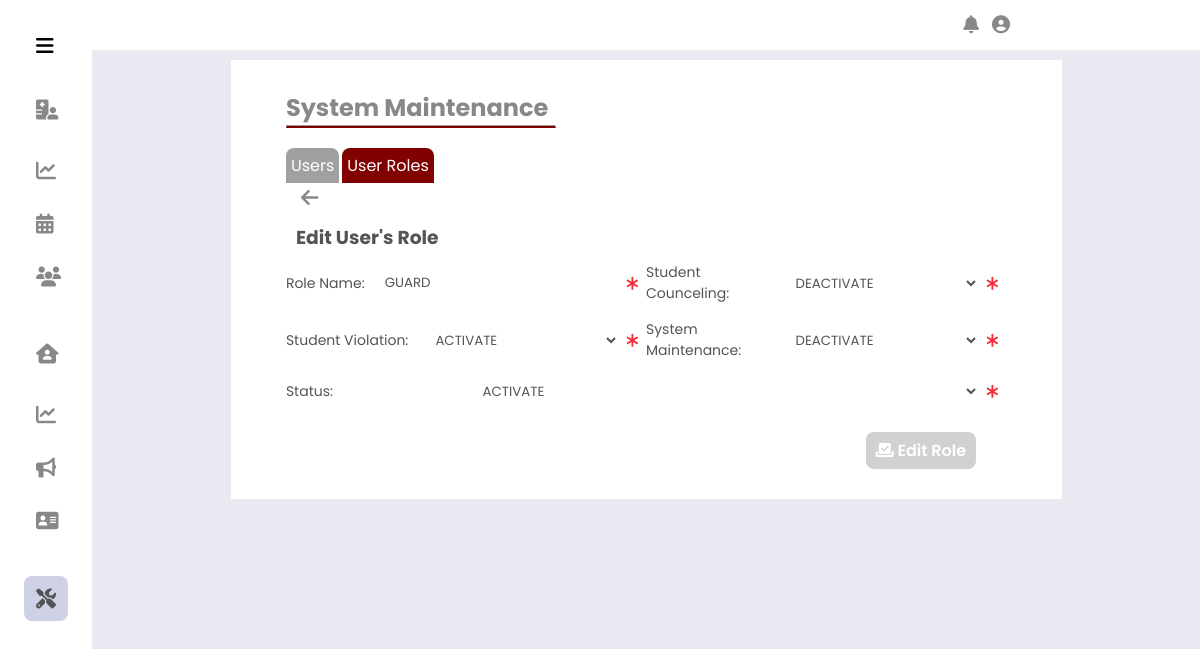
/Administrator/System Edit User Role Maintenance/?role_id=3 (signed in), run on an earlier commit of the app's database.
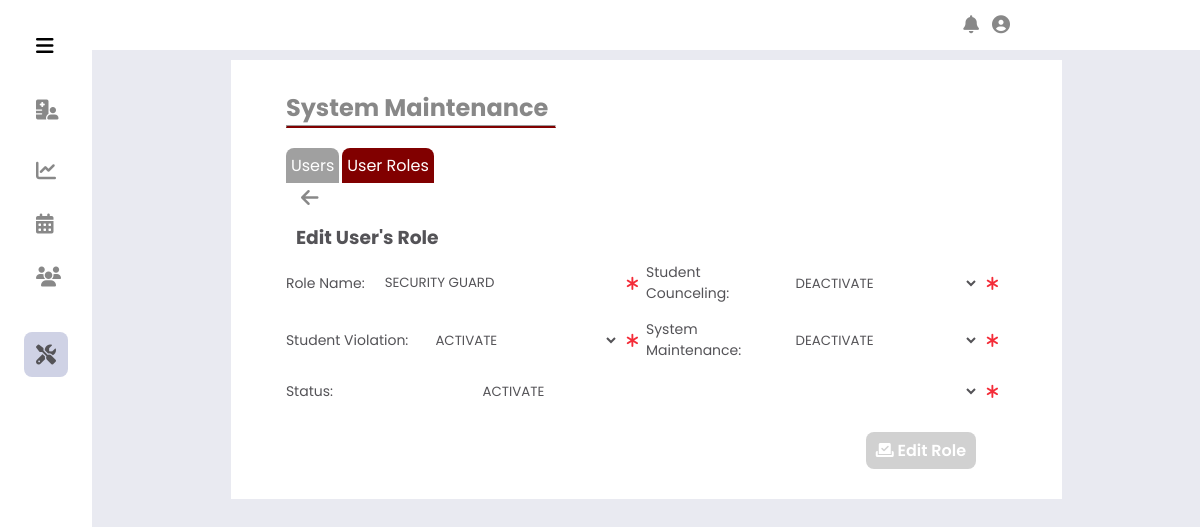
And on a later commit of the database.
### tables this page shows
CREATE TABLE IF NOT EXISTS `adminuserrole` (
  `AdminUserRoleID` int NOT NULL AUTO_INCREMENT,
  `AdminUserRole` varchar(255) NOT NULL,
  `AdminPageStudentCounceling` int NOT NULL,
  `AdminPageViolation` int NOT NULL,
  `AdminMaintenance` int NOT NULL,
  `StatusID` int NOT NULL,
  PRIMARY KEY (`AdminUserRoleID`),
  KEY `accountStatus_rolestats` (`StatusID`),
  KEY `studCounceling_status` (`AdminPageStudentCounceling`),
  KEY `studViolation_status` (`AdminPageViolation`),
  KEY `sysMain_status` (`AdminMaintenance`)
);

CREATE TABLE IF NOT EXISTS `statuscontent` (
  `StatusID` int NOT NULL AUTO_INCREMENT,
  `StatusDescription` varchar(20) NOT NULL,
  PRIMARY KEY (`StatusID`)
);

### Administrator/System Edit User Role Maintenance/index.php (the view, shortened to what this page needs)
<?php
    $page = 'maintenance';
    include_once('../includes/header.php');
    $role_id = $_GET['role_id'];
    $userRole = $conn->query("SELECT * FROM adminuserrole WHERE AdminUserRoleID = '$role_id' ");
    while($row = $userRole->fetch_assoc()){
        $id = $row['AdminUserRoleID']; $roleName = $row['AdminUserRole']; $studentCounc = $row['AdminPageStudentCounceling'];
        $studentViolation = $row['AdminPageViolation'];
        $sysMain = $row['AdminMaintenance']; $status = $row['StatusID'];
    }
?>
    <div class="body_container">
        <div class="content">
            <div class="title">
                <h1>System Maintenance</h1>
                <hr>
            </div>
            <div class="subcontent">
                <?php
                    $sub_page = 'role_admin';
                    include '../includes/main_sub_nav.php';
                ?>
                <a href="../System User Role Maintenance/" class="acc_bttn"><i class="fas fa-arrow-left"></i></a>
                <h3 class="subtitle">Edit User's Role</h3>
                <form id="editRole"  method = "POST">
                    <div class="input_group">
                        <div class="input_container">
                            <label for="#" class="label">Role Name: </label>
                            <div class="input " id="input_roleName">
                                <input class="input-field" type="text" placeholder="Insert Role Name" name="roleNameCheck"
                                id="roleNameCheck" value="<?php echo $roleName ?>">
                                <i class="fa-solid fa-asterisk"></i>
                            </div>
                        </div>
                        <div class="input_container">
                            <label for="studCouncheck" class="labelcheck">Student Counceling: </label>
                            <select class="input_fieldselectAdd" name="studCouncheck" id="studCouncheck">
                                    <?php
                                    $statuscheck = mysqli_query($conn, "SELECT StatusID, StatusDescription FROM `statuscontent`");
                                    while($row3 = mysqli_fetch_assoc($statuscheck)){
                                        $statsID = $row3['StatusID']; $statsName = $row3['StatusDescription'];
                                        ?>
                                    <option value = "<?php echo $statsID ?>" <?php if($statsID == $studentCounc ){echo "selected";}?>> <?php echo $statsName?>  </option>
                                <?php }?>
                            </select>
                            <i class="fa-solid fa-asterisk"></i>
                        </div>
                        <div class="input_container">
                            <label for="studViolationcheck" class="labelcheck">Student Violation: </label>
                            <select class="input_fieldselectAdd" name="studViolationcheck" id="studViolationcheck">
                                    <?php
                                    $statuscheck = mysqli_query($conn, "SELECT StatusID, StatusDescription FROM `statuscontent`");
                                    while($row3 = mysqli_fetch_assoc($statuscheck)){
                                        $statsID = $row3['StatusID']; $statsName = $row3['StatusDescription'];
                                        ?>
                                    <option value = "<?php echo $statsID ?>" <?php if($statsID == $studentViolation ){echo "selected";}?>> <?php echo $statsName?>  </option>
                                <?php }?>
                            </select>
                            <i class="fa-solid fa-asterisk"></i>
                        </div>
                        <div class="input_container">
                            <label for="sysMainsCheck" class="labelcheck">System Maintenance: </label>
                            <select class="input_fieldselectAdd" name="sysMainsCheck" id="sysMainsCheck">
                                    <?php
                                    $statuscheck = mysqli_query($conn, "SELECT StatusID, StatusDescription FROM `statuscontent`");
                                    while($row3 = mysqli_fetch_assoc($statuscheck)){
                                        $statsID = $row3['StatusID']; $statsName = $row3['StatusDescription'];
                                        ?>
                                    <option value = "<?php echo $statsID ?>" <?php if($statsID == $sysMain ){echo "selected";}?>> <?php echo $statsName?>  </option>
                                <?php }?>
                            </select>
                            <i class="fa-solid fa-asterisk"></i>
                        </div>
                        <div class="input_container">
                            <label for="sysMainsCheck" class="labelcheck">Status: </label>
                            <select class="input_fieldselectAdd" name="status" id="status" >
                                <?php
                                    $statuscheck = mysqli_query($conn, "SELECT StatusID, StatusDescription FROM `statuscontent`");
                                    while($row3 = mysqli_fetch_assoc($statuscheck)){
                                        $statsID = $row3['StatusID']; $statsName = $row3['StatusDescription'];
                                        ?>
                                    <option value = "<?php echo $statsID ?>" <?php if($statsID == $status ){echo "selected";}?>> <?php echo $statsName?>  </option>
                                <?php }?>
                            </select>
                            <i class="fa-solid fa-asterisk"></i>
                        </div>
                    </div>
                    <div class="action_content">
                        <button class= "bttn" type="submit" name="submit" id="submitRole">
                        <i class="fa-solid fa-check-to-slot"></i> Edit Role</button>
                    </div>
                </form>
            </div>
        </div>
    </div>
</body>
</html>

### Administrator/includes/header.php (shortened to what this page needs)
<?php
    include '../../assets/connection/DBconnection.php';
    $id = $_SESSION['AdminID'];
    $sql_fetch = mysqli_query($conn,
    "SELECT adminAccount.AdminFirstName, adminAccount.AdminUserRoleID, userRole.AdminPageStudentCounceling,
    userRole.AdminPageViolation, userRole.AdminMaintenance, userRole.StatusID
    FROM adminaccountinfo AS adminAccount
    INNER JOIN adminuserrole AS userRole
    ON adminAccount.AdminUserRoleID = userRole.AdminUserRoleID WHERE adminAccount.AdminAccountID = '$id' ");
    while($row = mysqli_fetch_assoc($sql_fetch))
    {
        $studCounceling = $row['AdminPageStudentCounceling']; $studViol = $row['AdminPageViolation'];
    }
?>
<!DOCTYPE html>
<html lang="en">
<head>
    <link rel="stylesheet" href="https://cdnjs.cloudflare.com/ajax/libs/font-awesome/4.7.0/css/font-awesome.min.css">
    <link rel="stylesheet" href="https://cdnjs.cloudflare.com/ajax/libs/croppie/2.6.5/croppie.min.css">
    <link href="../includes/css/side_nav.css" rel="stylesheet">
    <link href="../includes/css/admin_navbar.css" rel="stylesheet">
    <link href="../includes/css/maintenance.css" rel="stylesheet">
    <link rel="stylesheet" href="assets/css/style.css">
    <link rel="stylesheet" href="../includes/css/modal_placement.css">
    <link rel="stylesheet" href="../includes/css/modal_upload_placement.css">
</head>
<body id="body-pd" <?php if ($page == 'v_home'||$page == 'ca_home' ){ echo 'onload="initClock()"';}?>>
    <div class="side_navbar" id="sideNavbar">
        <nav class="navi">
            <div class="navi_selection">
                <div class="navi_brand">
                    <i class="fas fa-bars" id="nav-toggle"></i>
                </div>
<?php if ($studCounceling == '1'){ echo '                <div class="navi_list">
                    <h3 class="sub_title"><i class="fas fa-hospital-user" id="nav-toggle1"></i>Counseling</h3>
                    <a href="../Counceling Dashboard/" id="cdash" class="navi_link ">
                        <i class="fas fa-chart-line"></i>
                        <span class="navi_name">DashBoard</span>
                    </a>
                    <a href="../Counceling Appointment Dashboard/" id="cappoint" class="navi_link " >
                        <i class="fas fa-calendar-alt"></i>
                        <span class="navi_name">Appointment</span>
                    </a>
                    <a href="../Counceling Client Page/" id="cClient" class="navi_link ">
                        <i class="fas fa-users"></i>
                        <span class="navi_name">Client</span>
                    </a>
                </div>
                <br> ';}?>
<?php if ($studViol == '1'){ echo '                <div class="navi_list">
                    <h3 class="sub_title"><i class="fas fa-house-user" id="nav-toggle2"></i>Violation</h3>
                    <a href="../Violation Dashboard/" id="vdash" class="navi_link ">
                        <i class="fas fa-chart-line"></i>
                        <span class="navi_name">DashBoard</span>
                    </a>
                    <a href="../Violation Entry/" id="vEntry" class="navi_link ">
                        <i class="fas fa-bullhorn"></i>
                        <span class="navi_name">Violation Entry</span>
                    </a>
                    <a href="../Violation Records/" id="vRec" class="navi_link ">
                        <i class="fas fa-address-card"></i>
                        <span class="navi_name">Records</span>
                    </a>
                </div>
                <br> ';}?>
                <div class="navi_list">
                    <div class="navi_link <?php if ($page == 'maintenance'){ echo 'active_side';}?> collapse" >
                        <i class="fas fa-tools" id="main_list"></i>
                    </div>
                </div>
            </div>
        </nav>
    </div>
    <div class="top_nav_bar">
        <div class="navi-bar">
            <div class="menu">
                <div class="dropdown1" notif-dropdown>
                    <button class="btndrop_notif" id="notif_bell" notif-dropdown-bttn><i class="fas fa-bell" notif-dropdown-bttn></i><span id="notifCount"></span></button>
                </div>
                <div class="dropdown" user-dropdown-menu>
                    <button class="btndrop_user" user-dropdown-menu-bttn><i class="fas fa-user-circle icon" user-dropdown-menu-bttn></i></button>
                </div>
            </div>
        </div>
    </div>

### Administrator/includes/main_sub_nav.php
<div class="sub_nav">
    <a href="../System User Maintenance/" class="sub_nav_bttn<?php if ($sub_page == 'main_admin'){ echo '_active';}?>">
        Users
    </a>
    <a href="../System User Role Maintenance/" class="sub_nav_bttn<?php if ($sub_page == 'role_admin'){ echo '_active';}?>">
        User Roles
    </a>
</div>

### Administrator/includes/css/side_nav.css (style rules this page uses)
:root { --nav-width: 92px; --button-color-font-icon: rgb(136, 136, 136); --button-hover-color-font-icon: rgb(84, 83, 87); --button-hover-bg: rgb(207 210 229); --color-content0-bg: white; --body-color: rgb(209, 209, 209); --normal-font-size: 1rem; --small-font-size: .875rem; --z-index: 100; }
* { margin: 0; padding: 0; box-sizing: border-box; font-family: 'Poppins',sans-serif; }
body { margin: 0; position: relative; padding: 0 0 0 5.75rem; transition: .5s; background-color: #e9eaf1; }
h1 { margin: 0; }
.side_navbar a { text-decoration: none; }
.side_navbar { display: block; position: fixed; top: 0; left: 0; width: var(--nav-width); height: 100vh; background-color: var(--color-content0-bg); padding: 1.5rem 1.5rem 2rem; transition: .5s; z-index: var(--z-index); }
.navi { height: 100%; display: flex; flex-direction: column; justify-content: space-between; overflow: hidden; }
.navi_brand { display: grid; grid-template-columns: max-content max-content; justify-content: space-between; align-items: center; margin-bottom: 1.25rem; }
#nav-toggle { font-size: 1.25rem; padding: .75rem; cursor: pointer; }
.navi_link { display: grid; grid-template-columns: max-content max-content; align-items: center; column-gap: .75rem; padding: .75rem; color: var(--button-color-font-icon); border-radius: .5rem; margin-bottom: .5rem; transition: .3s; cursor: pointer; }
.sub_title { display: grid; grid-template-columns: max-content max-content; justify-content: space-between; align-items: center; margin-bottom: 1rem; color: var(--button-color-font-icon); cursor: pointer; }
.sub_title .fas { font-size: 1.25rem; padding: .75rem; }
.fas { font-size: 1.25rem; margin-right: 3px; }
.active_side { color: var(--button-hover-color-font-icon); background-color: rgb(207 210 229); }
.collapse { grid-template-columns: 20px max-content 1fr; }
@media (max-width: 1200px) { .content { width: 75%; } }

### Administrator/includes/css/admin_navbar.css (style rules this page uses)
* { margin: 0; padding: 0; box-sizing: border-box; font-family: 'Poppins',sans-serif; }
:root { --nav-width: 92px; --button-color-font-icon: rgb(136, 136, 136); --button-hover-color-font-icon: rgb(84, 83, 87); --button-hover-bg: rgb(160, 160, 160); --color-content0-bg: white; --maroong-content-bg: #810000; --maroong-content-hover: #630000; --body-color: rgb(209, 209, 209); --dark--color: #45474b; --blue-color: #2a88e6; --normal-font-size: 1rem; --small-font-size: .875rem; --meduim-font-size: 15px; }
body { position: relative; background-color: #e9eaf1; }
.top_nav_bar { position: fixed; width: 100%; height: 50px; z-index: 100; }
.navi-bar { display: flex; padding-top: 5px; padding-bottom: 5px; padding-left: 20%; padding-right: 20%; height: 50px; width: 100%; background-color: white; align-items: center; }
.navi-bar, .menu { display: flex; align-items: center; justify-content: flex-end; margin-right: 5%; }
.menu .btndrop_user, .menu .btndrop_notif { margin: 5%; width: 30px; height: 20px; border: none; background: transparent; cursor: pointer; }
.menu .btndrop_user i, .menu .btndrop_notif i { font-size: 18px; color: rgb(136, 136, 136); }
.dropdown1 { position: relative; }
.dropdown { position: relative; display: flexbox; text-align: center; width: 100%; }
nav { height: 100%; display: flex; flex-direction: column; justify-content: space-between; overflow: hidden; }
.sub_nav { padding: 20px 0 0; display: flex; }
.sub_nav .sub_nav_bttn_active, .sub_nav .sub_nav_bttn { font-size: var(--small-font-size); background-color: var(--button-hover-bg); padding: 5px; margin: 0 3px 0 0; color: var(--color-content0-bg); border-top-left-radius: .5rem; border-top-right-radius: .5rem; text-decoration: none; }
.sub_nav .sub_nav_bttn_active, .sub_nav .sub_nav_bttn:hover { color: var(--color-content0-bg); background-color: var(--maroong-content-bg); }
.sub_nav .sub_nav_bttn_active, .sub_nav .sub_nav_bttn { font-size: var(--normal-font-size); background-color: var(--button-hover-bg); padding: 5px; margin: 0 3px 0 0; color: var(--color-content0-bg); border-top-left-radius: .5rem; border-top-right-radius: .5rem; text-decoration: none; }

### Administrator/includes/css/modal_placement.css (style rules this page uses)
:root { --nav-width: 92px; --button-color-font-icon: rgb(136, 136, 136); --button-hover-color-font-icon: rgb(84, 83, 87); --button-hover-bg: rgb(160, 160, 160); --color-content0-bg: white; --maroong-content-bg: #810000; --maroong-content-hover: #630000; --body-color: rgb(209, 209, 209); --normal-font-size: 1rem; --small-font-size: .875rem; --meduim-font-size: 15px; }
* { margin: 0; padding: 0; box-sizing: border-box; font-family: 'Poppins',sans-serif; }

What changed in the data, as far as the page shows it:
changed adminuserrole "DEACTIVATE": roleNameCheck "GUARD" → "SECURITY GUARD"
